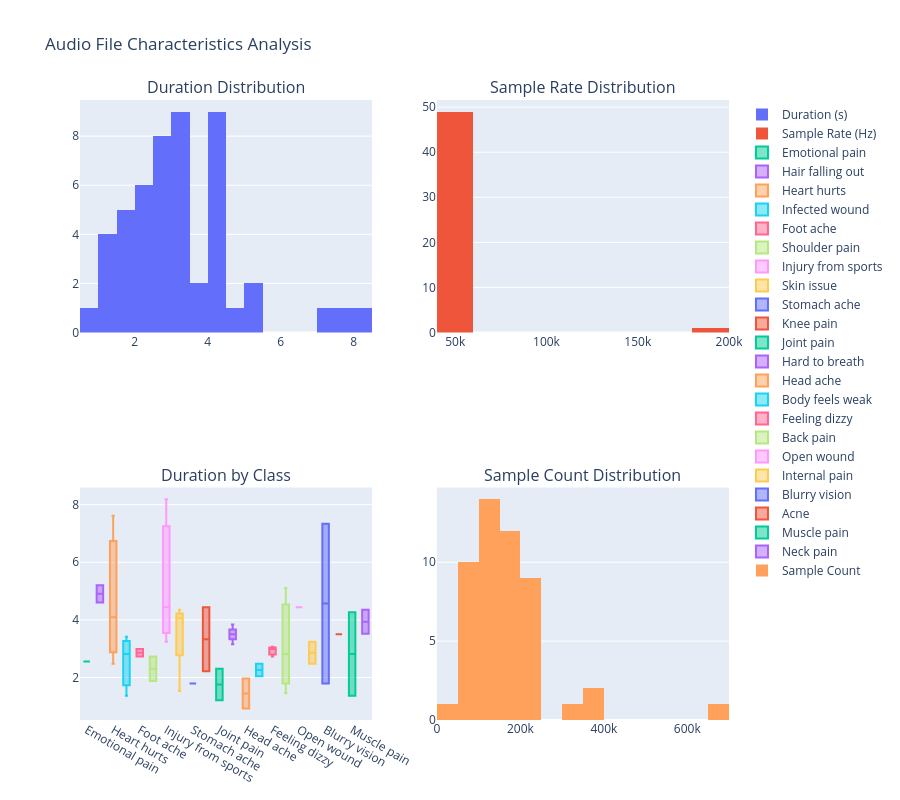

Notebook code for this chart:
### Markdown cell above
### 2.3 Audio File Analysis

**Purpose:** Analyze the characteristics of our audio files including duration, sample rate, and basic audio properties.

### Code cell
# Function to extract audio metadata
def get_audio_metadata(filename):
    """Extract basic metadata from audio file"""
    try:
        # Find the correct path for the audio file
        full_path = None
        for subdir in ['test', 'train', 'validate']:
            candidate_path = os.path.join(audio_base_path, subdir, filename)
            if os.path.exists(candidate_path):
                full_path = candidate_path
                break
        
        if full_path is None:
            return None
            
        y, sr = librosa.load(full_path, sr=None)
        duration = librosa.get_duration(y=y, sr=sr)
        return {
            'duration': duration,
            'sample_rate': sr,
            'samples': len(y),
            'channels': 1 if y.ndim == 1 else y.shape[0]
        }
    except Exception as e:
        print(f"Error processing {filename}: {e}")
        return None

# Analyze a sample of audio files (to avoid processing all files)
sample_size = min(50, len(df_clean))  # Analyze first 50 files or all if fewer
audio_metadata = []

print(f"Analyzing audio characteristics for {sample_size} files...")
for i, row in df_clean.head(sample_size).iterrows():
    filename = row['file_name']
    metadata = get_audio_metadata(filename)
    if metadata:
        metadata['file_name'] = filename
        metadata['intent'] = row['prompt']  # Use 'prompt' as the intent
        audio_metadata.append(metadata)
    
    if len(audio_metadata) % 10 == 0:
        print(f"Processed {len(audio_metadata)} files so far")

# Convert to DataFrame for analysis
audio_df = pd.DataFrame(audio_metadata)

if len(audio_df) > 0:
    print("\nAudio characteristics summary:")
    print(audio_df[['duration', 'sample_rate', 'samples']].describe())
    
    # Visualize audio duration distribution
    fig = make_subplots(rows=2, cols=2,
                        subplot_titles=('Duration Distribution', 'Sample Rate Distribution',
                                      'Duration by Class', 'Sample Count Distribution'))
    
    # Duration histogram
    fig.add_trace(go.Histogram(x=audio_df['duration'], nbinsx=20, name='Duration (s)'),
                  row=1, col=1)
    
    # Sample rate histogram
    fig.add_trace(go.Histogram(x=audio_df['sample_rate'], nbinsx=10, name='Sample Rate (Hz)'),
                  row=1, col=2)
    
    # Duration by class boxplot
    for intent in audio_df['intent'].unique():
        intent_data = audio_df[audio_df['intent'] == intent]
        fig.add_trace(go.Box(y=intent_data['duration'], name=intent),
                      row=2, col=1)
    
    # Sample count histogram
    fig.add_trace(go.Histogram(x=audio_df['samples'], nbinsx=20, name='Sample Count'),
                  row=2, col=2)
    
    fig.update_layout(height=800, title_text="Audio File Characteristics Analysis")
    fig.show()
    
    print(f"\nSample rate distribution:")
    print(audio_df['sample_rate'].value_counts())
else:
    print("No audio files could be processed for metadata extraction.")

### Figure 1 — Plotly figure (JSON) as saved in the notebook; plotly's stock layout.template omitted (floating-point values rounded to 4 significant figures)
{"data": [{"name": "Duration (s)", "nbinsx": 20, "type": "histogram", "x": [2.56, 4.608, 4.096, 3.413, 2.816, 2.987, 2.731, 8.192, 4.096, 2.731, 1.792, 2.219, 7.616, 1.207, 2.475, 3.499, 3.499, 0.9288, 3.243, 4.352, 2.475, 2.987, 1.451, 4.437, 2.816, 1.963, 1.536, 2.475, 2.048, 1.792, 5.108, 7.339, 3.499, 3.499, 3.157, 4.267, 4.437, 2.304, 1.365, 4.437, 4.011, 1.877, 2.731, 5.201, 4.352, 1.365, 3.84, 3.065, 3.52, 3.243], "xaxis": "x", "yaxis": "y"}, {"name": "Sample Rate (Hz)", "nbinsx": 10, "type": "histogram", "x": [48000, 48000, 48000, 48000, 48000, 48000, 48000, 48000, 48000, 48000, 48000, 48000, 44100, 44100, 48000, 48000, 48000, 44100, 48000, 48000, 48000, 48000, 48000, 48000, 48000, 48000, 48000, 48000, 48000, 48000, 44100, 48000, 48000, 48000, 48000, 48000, 48000, 48000, 48000, 48000, 48000, 48000, 48000, 44100, 48000, 48000, 48000, 44100, 192000, 48000], "xaxis": "x2", "yaxis": "y2"}, {"name": "Emotional pain", "type": "box", "xaxis": "x3", "y": [2.56], "yaxis": "y3"}, {"name": "Hair falling out", "type": "box", "xaxis": "x3", "y": [4.608, 5.201], "yaxis": "y3"}, {"name": "Heart hurts", "type": "box", "xaxis": "x3", "y": [4.096, 7.616, 2.475], "yaxis": "y3"}, {"name": "Infected wound", "type": "box", "xaxis": "x3", "y": [3.413, 2.816, 1.365], "yaxis": "y3"}, {"name": "Foot ache", "type": "box", "xaxis": "x3", "y": [2.987, 2.731], "yaxis": "y3"}, {"name": "Shoulder pain", "type": "box", "xaxis": "x3", "y": [2.731, 1.877], "yaxis": "y3"}, {"name": "Injury from sports", "type": "box", "xaxis": "x3", "y": [8.192, 3.243, 4.437], "yaxis": "y3"}, {"name": "Skin issue", "type": "box", "xaxis": "x3", "y": [4.096, 4.352, 1.536, 4.011], "yaxis": "y3"}, {"name": "Stomach ache", "type": "box", "xaxis": "x3", "y": [1.792], "yaxis": "y3"}, {"name": "Knee pain", "type": "box", "xaxis": "x3", "y": [2.219, 4.437], "yaxis": "y3"}, {"name": "Joint pain", "type": "box", "xaxis": "x3", "y": [1.207, 2.304], "yaxis": "y3"}, {"name": "Hard to breath", "type": "box", "xaxis": "x3", "y": [3.499, 3.499, 3.157, 3.84], "yaxis": "y3"}, {"name": "Head ache", "type": "box", "xaxis": "x3", "y": [0.9288, 1.963], "yaxis": "y3"}, {"name": "Body feels weak", "type": "box", "xaxis": "x3", "y": [2.475, 2.048], "yaxis": "y3"}, {"name": "Feeling dizzy", "type": "box", "xaxis": "x3", "y": [2.987, 2.731, 3.065], "yaxis": "y3"}, {"name": "Back pain", "type": "box", "xaxis": "x3", "y": [1.451, 2.816, 5.108], "yaxis": "y3"}, {"name": "Open wound", "type": "box", "xaxis": "x3", "y": [4.437], "yaxis": "y3"}, {"name": "Internal pain", "type": "box", "xaxis": "x3", "y": [2.475, 3.243], "yaxis": "y3"}, {"name": "Blurry vision", "type": "box", "xaxis": "x3", "y": [1.792, 7.339], "yaxis": "y3"}, {"name": "Acne", "type": "box", "xaxis": "x3", "y": [3.499, 3.499], "yaxis": "y3"}, {"name": "Muscle pain", "type": "box", "xaxis": "x3", "y": [4.267, 1.365], "yaxis": "y3"}, {"name": "Neck pain", "type": "box", "xaxis": "x3", "y": [4.352, 3.52], "yaxis": "y3"}, {"name": "Sample Count", "nbinsx": 20, "type": "histogram", "x": [122880, 221184, 196608, 163840, 135168, 143360, 131072, 393216, 196608, 131072, 86016, 106496, 335872, 53248, 118784, 167936, 167936, 40960, 155648, 208896, 118784, 143360, 69632, 212992, 135168, 94208, 73728, 118784, 98304, 86016, 225280, 352256, 167936, 167936, 151552, 204800, 212992, 110592, 65536, 212992, 192512, 90112, 131072, 229376, 208896, 65536, 184320, 135168, 675840, 155648], "xaxis": "x4", "yaxis": "y4"}], "layout": {"annotations": [{"font": {"size": 16}, "showarrow": false, "text": "Duration Distribution", "x": 0.225, "xanchor": "center", "xref": "paper", "y": 1, "yanchor": "bottom", "yref": "paper"}, {"font": {"size": 16}, "showarrow": false, "text": "Sample Rate Distribution", "x": 0.775, "xanchor": "center", "xref": "paper", "y": 1, "yanchor": "bottom", "yref": "paper"}, {"font": {"size": 16}, "showarrow": false, "text": "Duration by Class", "x": 0.225, "xanchor": "center", "xref": "paper", "y": 0.375, "yanchor": "bottom", "yref": "paper"}, {"font": {"size": 16}, "showarrow": false, "text": "Sample Count Distribution", "x": 0.775, "xanchor": "center", "xref": "paper", "y": 0.375, "yanchor": "bottom", "yref": "paper"}], "height": 800, "title": {"text": "Audio File Characteristics Analysis"}, "xaxis": {"anchor": "y", "domain": [0, 0.45]}, "xaxis2": {"anchor": "y2", "domain": [0.55, 1]}, "xaxis3": {"anchor": "y3", "domain": [0, 0.45]}, "xaxis4": {"anchor": "y4", "domain": [0.55, 1]}, "yaxis": {"anchor": "x", "domain": [0.625, 1]}, "yaxis2": {"anchor": "x2", "domain": [0.625, 1]}, "yaxis3": {"anchor": "x3", "domain": [0, 0.375]}, "yaxis4": {"anchor": "x4", "domain": [0, 0.375]}}}
